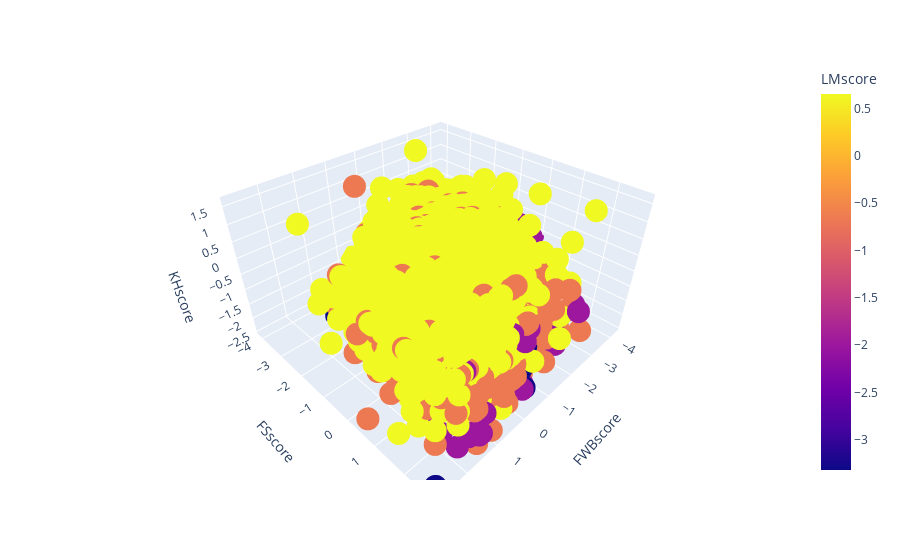

Notebook source saved alongside this figure:
### Code cell
# Really forced '4d' viz
px.scatter_3d(fin_scaled, "FWBscore", "FSscore", "KHscore", color="LMscore")

### Figure 1 — Plotly figure (JSON) as saved in the notebook; plotly's stock layout.template omitted (floating-point values rounded to 4 significant figures; data arrays with more than 128 entries replaced by an {"elided": "..."} marker saying what was removed)
{"data": [{"hovertemplate": "FWBscore=%{x}<br>FSscore=%{y}<br>KHscore=%{z}<br>LMscore=%{marker.color}<extra></extra>", "legendgroup": "", "marker": {"color": {"elided": "6394 float values"}, "coloraxis": "coloraxis", "symbol": "circle"}, "mode": "markers", "name": "", "scene": "scene", "showlegend": false, "type": "scatter3d", "x": {"elided": "6394 float values"}, "y": {"elided": "6394 float values"}, "z": {"elided": "6394 float values"}}], "layout": {"coloraxis": {"colorbar": {"title": {"text": "LMscore"}}, "colorscale": [[0, "#0d0887"], [0.1111, "#46039f"], [0.2222, "#7201a8"], [0.3333, "#9c179e"], [0.4444, "#bd3786"], [0.5556, "#d8576b"], [0.6667, "#ed7953"], [0.7778, "#fb9f3a"], [0.8889, "#fdca26"], [1, "#f0f921"]]}, "legend": {"tracegroupgap": 0}, "margin": {"t": 60}, "scene": {"domain": {"x": [0, 1], "y": [0, 1]}, "xaxis": {"title": {"text": "FWBscore"}}, "yaxis": {"title": {"text": "FSscore"}}, "zaxis": {"title": {"text": "KHscore"}}}}}
